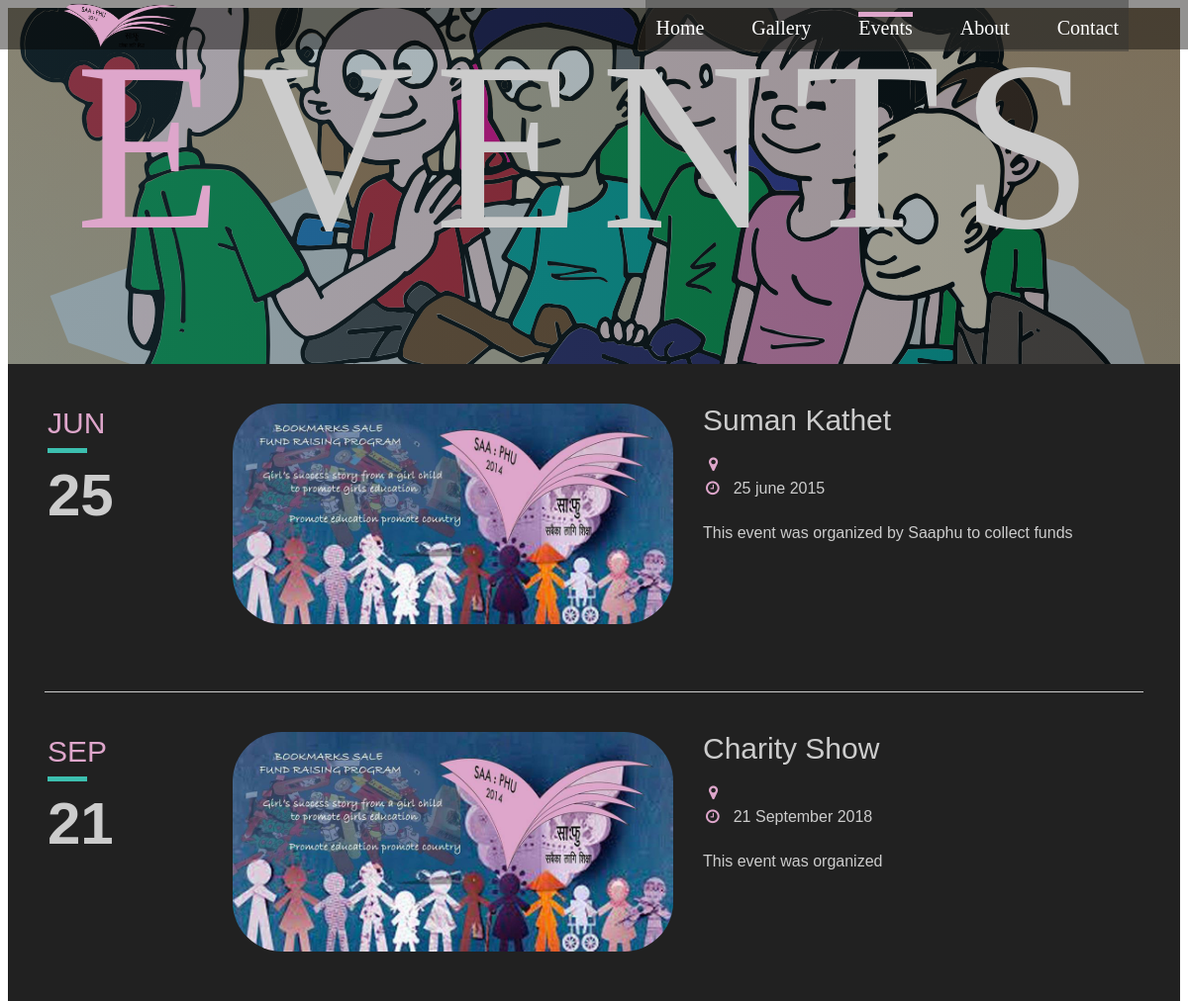
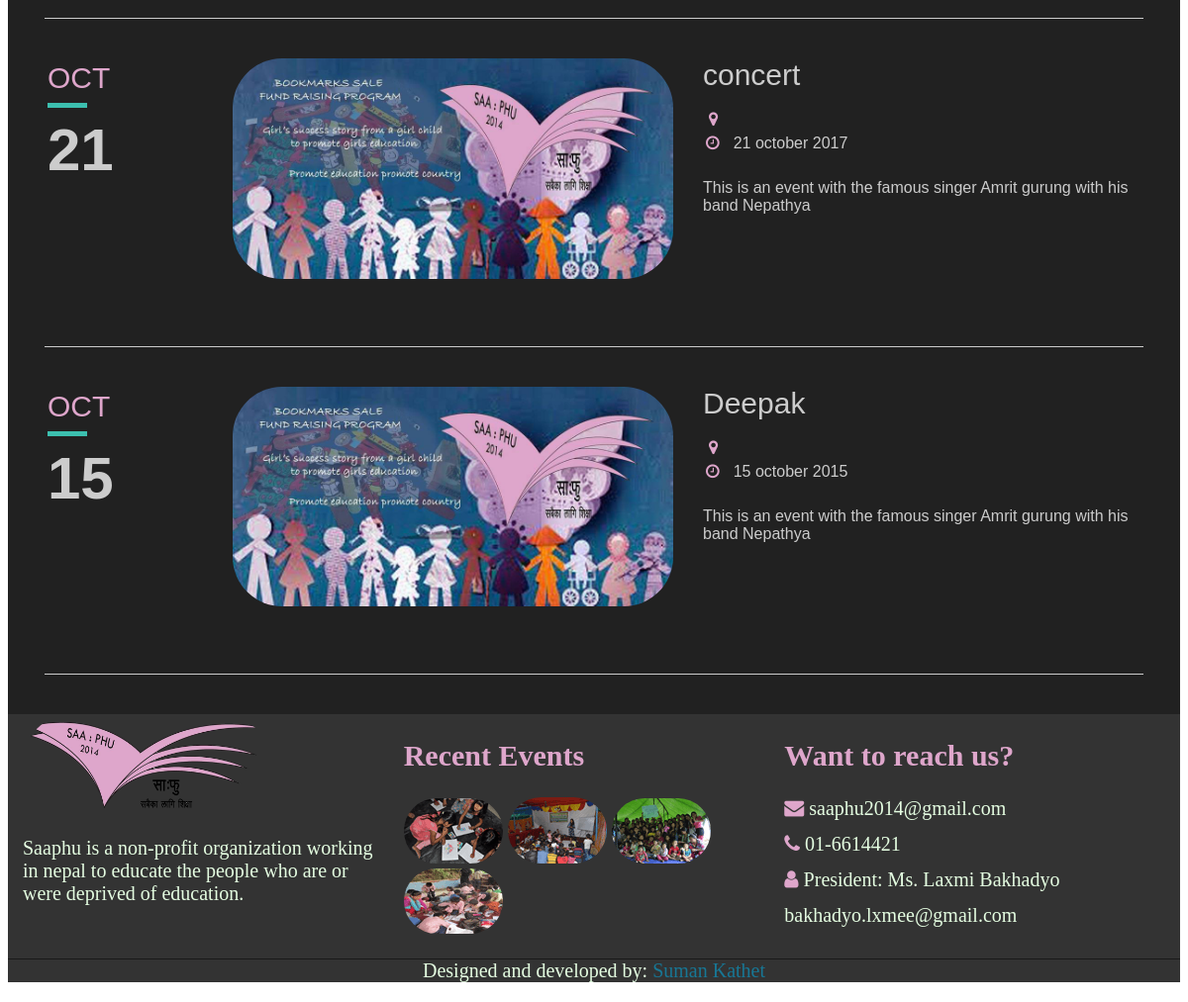
Screenshot of /events.php with the database file from the repository (2 pictures, top to bottom).
### tables this page shows
CREATE TABLE `event` (
  `id` int(100) NOT NULL,
  `eventName` varchar(100) NOT NULL,
  `eventDate` varchar(30) NOT NULL,
  `eventDetails` text NOT NULL
);

### events.php (the view, shortened to what this page needs)
<?php $page = 'events'; include "includes/header.php";
$connection = mysqli_connect('localhost', 'root', '', 'saaphu_admin');
  if($connection){
    $query = "SELECT * FROM event;";
    $result = mysqli_query($connection, $query);
  } else {
    die();
  }
?>
        <div class="page-event">
            <div class="cover">
              <div class="heading">events</div>
            </div>
            <div class="container">
              <?php while($row = mysqli_fetch_assoc($result)){
         echo '<div class="upcoming-event-list">
                <div class="event-block">
                  <div class="row">
                    <div class="col-lg-2 sec-1">
                      <table>
                        <tr>
                          <td>
                            <div class="month">'.substr($row['eventDate'], 3, 3). '</div>
                            <div class="month-date-devider"></div>
                            <div class="date">' .substr($row['eventDate'], 0, 2) .'</div>
                          </td>
                          <td class="title">'.$row['eventName'].'</td>
                        </tr>
                      </table>
                    </div>
                    <div class="col-lg-5 sec-2">
                      <img src="images/1.jpg" />
                    </div>
                    <div class="col-lg-5 sec-3">
                      <div class="title">'.$row['eventName'].'</div>
                      <div class="venue">
                        <table>
                          <tr>
                            <td><i class="fa fa-map-marker"></i></td>
                            <td>
                              <div>'.$row['location'].'</div>
                            </td>
                          </tr>
                        </table>
                      </div>
                      <div class="time">
                        <table>
                          <tr>
                            <td><i class="fa fa-clock-o"></i></td>
                            <td>
                              <div>'. $row['eventDate'] . '</div>
                              <div data-livestamp="1517054400" class="dim-color"></div>
                            </td>
                          </tr>
                        </table>
                      </div>
                      <div class="sort-story">'.$row["eventDetails"]. '</div>
                    </div>
                  </div>
                </div>
              </div>
              ';
          } ?>
            </div>
          </div>
<?php $page = 'events'; include "includes/footer.php"; ?>

### includes/header.php (shortened to what this page needs)
<!DOCTYPE html>
<html lang="en">
<head>
  <link rel="stylesheet" href="css/style.css">
  <link rel="stylesheet" href="https://cdnjs.cloudflare.com/ajax/libs/fancybox/3.3.5/jquery.fancybox.min.css" />
  <link rel="stylesheet" href="css/bootstrap-grid.css">
  <link href="https://stackpath.bootstrapcdn.com/font-awesome/4.7.0/css/font-awesome.min.css" rel="stylesheet">
</head>
<body>
  <header class="cd-auto-hide-header">
  <div class="logo"><a href="#0"><img src="images/brand.png" alt="Logo" height="50px"></a></div>
  <nav class="cd-primary-nav">
      <ul id="cd-navigation">
          <li><a href="index.php" class="<?php if($page == 'home'){ echo 'active';} ?>">Home</a></li>
          <li><a href="gallery.php" class="<?php if($page == 'gallery'){ echo 'active';} ?>">Gallery</a></li>
          <li><a href="events.php" class="<?php if($page == 'events'){ echo 'active';} ?>">Events</a></li>
          <li><a href="about.php" class="<?php if($page == 'about'){ echo 'active';} ?>">About</a></li>
          <li><a href="contact.php" class="<?php if($page == 'contact'){ echo 'active';} ?>">Contact</a></li>
      </ul>
  </nav>
</header>

### includes/footer.php (shortened to what this page needs)
<footer style="background-color: #333;">
  <div class="container-fluid row">
    <div class="col-md-4">
      <img src="images/brand.png" alt="Logo" width="250px">
      <p style="color: #E4FDE1; font-size: 20px;">Saaphu is a non-profit organization working in nepal to educate the people who are or were deprived of education.</p>
    </div>
    <div class="col-md-4">
      <h2 class="footer-heading">Recent Events</h2>
          <img src="images/thumbnil1.png" alt="">
          <img src="images/thumbnil2.png" alt="">
          <img src="images/thumbnil3.png" alt="">
          <img src="images/thumbnil4.png" alt="">
    </div>
    <div class="col-md-4">
      <h2 class="footer-heading">Want to reach us?</h2>
      <i class="fa fa-envelope"></i>  saaphu2014@gmail.com
      <br> <i class="fa fa-phone"></i>  01-6614421
      <br> <i class="fa fa-user"></i>  President: Ms. Laxmi Bakhadyo
      <br> bakhadyo.lxmee@gmail.com
    </div>
  </div>
  <center>
    <p style="border-top: 1px solid rgba(0, 0, 0, 0.5); color: #E4FDE1;">Designed and developed by: <a href="https://www.facebook.com/suman.kathet.5" target="_blank" style="color: #187795; text-decoration: none;" class="fb-link">Suman Kathet</a></p>
  </center>
</footer>
</body>
</html>

### css/style.css (style rules this page uses)
body { overflow-x: hidden; }
body p { font-size: 20px; }
body img { border-radius: 50px; -o-object-fit: cover; object-fit: cover; }
footer > .container-fluid > .col-md-4 { font-size: 20px; color: #E4FDE1; }
footer > .container-fluid > .col-md-4 h2 { color: #DEA6CB; }
footer > .container-fluid > .col-md-4 i.fa { margin-bottom: 15px; color: #DEA6CB; }
.footer-heading { color: #E4FDE1; font-size: 30px; }
.cd-auto-hide-header { position: fixed; z-index: 2; top: 0; left: 0; width: 100%; background-color: #0503026e; -webkit-transform: translateZ(0); transform: translateZ(0); will-change: transform; -webkit-transition: -webkit-transform .5s; transition: -webkit-transform .5s; transition: transform .5s; transition: transform .5s, -webkit-transform .5s; }
.cd-auto-hide-header::after { clear: both; content: ""; display: block; }
.cd-auto-hide-header .logo, .cd-auto-hide-header .nav-trigger { position: absolute; top: 50%; bottom: auto; -webkit-transform: translateY(-50%); transform: translateY(-50%); }
.cd-auto-hide-header .logo { left: 5%; }
.cd-auto-hide-header .logo a, .cd-auto-hide-header .logo img { display: block; }
@media only screen and (min-width: 1024px) { .cd-auto-hide-header { height: 50px; } }
.cd-primary-nav { float: right; height: 100%; padding-right: 5%; }
.cd-primary-nav > ul { position: absolute; z-index: 2; top: 0; left: 0; width: 100%; background-color: rgba(0, 0, 0, 0.7); display: none; -webkit-box-shadow: 0 14px 20px rgba(0, 0, 0, 0.2); box-shadow: 0 14px 20px rgba(0, 0, 0, 0.2); }
.cd-primary-nav > ul > li { list-style: none; }
.cd-primary-nav > ul a { text-decoration: none; display: block; height: 50px; line-height: 50px; padding-left: 5px; color: #fff; font-size: 20px; border-top: 1px solid #f2f2f2; }
.cd-primary-nav > ul a:hover, .cd-primary-nav > ul a.active { border-top: 5px solid #DEA6CB; }
@media only screen and (min-width: 1024px) { .cd-primary-nav { display: table; } }
@media only screen and (min-width: 1024px) { .cd-primary-nav > ul { display: table-cell; vertical-align: middle; position: relative; width: auto; top: 0; padding: 0; -webkit-box-shadow: none; box-shadow: none; background: rgba(51, 51, 51, 0.452) !important; } }
@media only screen and (min-width: 1024px) { .cd-primary-nav > ul::after { clear: both; content: ""; display: block; } }
@media only screen and (min-width: 1024px) { .cd-primary-nav > ul li { display: inline-block; margin-right: 1.5em; padding: 12px 10px; } }
@media only screen and (min-width: 1024px) { .cd-primary-nav > ul li:last-of-type { margin-right: 0; } }
@media only screen and (min-width: 1024px) { .cd-primary-nav > ul a { height: auto; line-height: normal; padding: 0; border: none; } }
p { color: #333; }

### rows the page displays
event: eventDate "JUN", eventDate "25", eventName "Suman Kathet", eventDate "25 june 2015", eventDetails "This event was organized by Saaphu to collect funds"
event: eventDate "SEP", eventDate "21", eventName "Charity Show", eventDate "21 September 2018", eventDetails "This event was organized"
event: eventDate "OCT", eventDate "21", eventName "concert", eventDate "21 october 2017", eventDetails "This is an event with the famous singer Amrit gurung with his band Nepathya"
event: eventDate "OCT", eventDate "15", eventName "Deepak", eventDate "15 october 2015", eventDetails "This is an event with the famous singer Amrit gurung with his band Nepathya"
